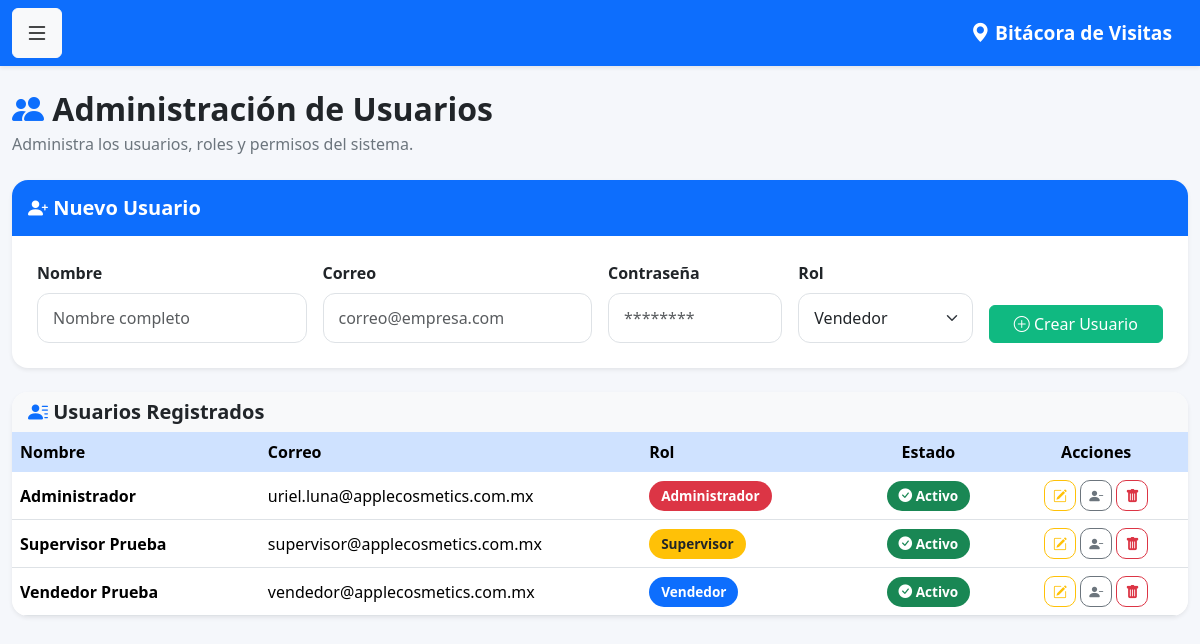
Before: /usuarios (signed in) with the older database file.
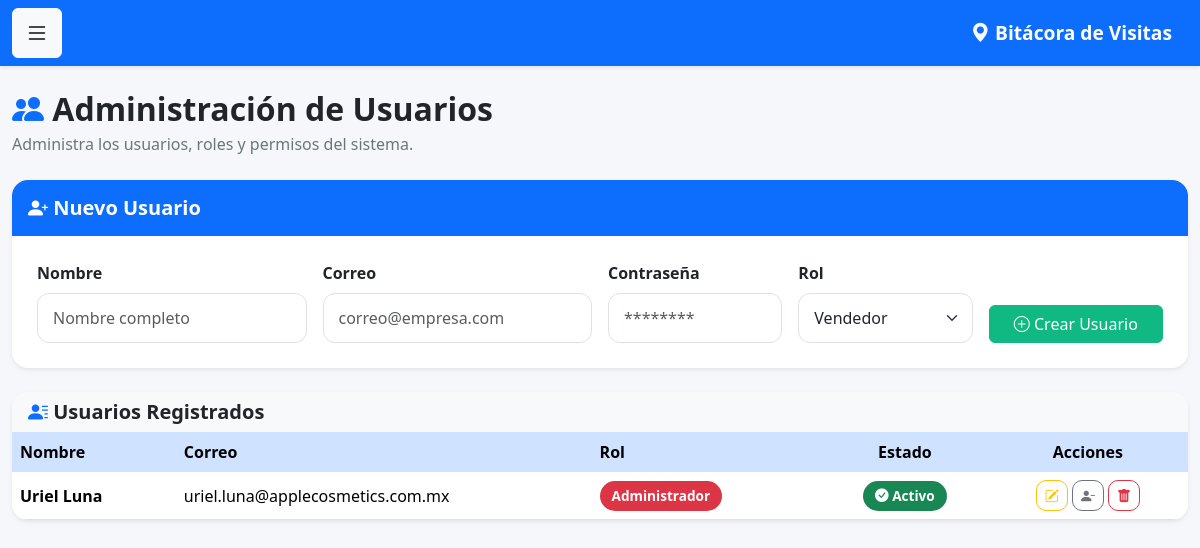
After: the same page with the newer database file.
### models.py (models this page shows)
class Usuario(UserMixin, db.Model):
    __tablename__ = 'usuarios'
    id = db.Column(db.Integer, primary_key=True)
    nombre = db.Column(db.String(100), nullable=False)
    correo = db.Column(db.String(120), unique=True, nullable=False)
    password = db.Column(db.String(500), nullable=False)
    rol = db.Column(db.String(20), default='vendedor')
    activo = db.Column(db.Boolean, default=True)

### app.py (the view, shortened to what this page needs)
@app.route('/usuarios', methods=['GET', 'POST'])
@login_required
def usuarios():
    if current_user.rol != 'admin':
        return "Acceso denegado"
    lista_usuarios = Usuario.query.order_by(
        Usuario.nombre
    ).all()
    return render_template(
        'usuarios.html',
        usuarios=lista_usuarios
    )

### app.py (called while the page is built)
@login_manager.user_loader
def load_user(user_id):
    return Usuario.query.get(int(user_id))

### templates/usuarios.html (shortened to what the changed rows need)
{% extends 'base.html' %}
{% block contenido %}
<div class="d-flex justify-content-between align-items-center mb-4">
    <div>
        <h2 class="fw-bold mb-1">
            <i class="bi bi-people-fill text-primary"></i>
            Administración de Usuarios
        </h2>
    </div>
</div>
<div class="card shadow-sm border-0 rounded-4">
    <div class="table-responsive">
        <table class="table table-hover align-middle mb-0">
            <thead class="table-primary">
                <tr>
                    <th>Nombre</th>
                    <th>Correo</th>
                    <th>Rol</th>
                    <th class="text-center">Estado</th>
                    <th class="text-center">Acciones</th>
                </tr>
            </thead>
            <tbody>
                {% for usuario in usuarios %}
                <tr>
                    <td>
                        <strong>{{ usuario.nombre }}</strong>
                    </td>
                    <td>
                        {{ usuario.correo }}
                    </td>
                    <td>
                        {% if usuario.rol == "admin" %}
                        <span class="badge bg-danger">
                            Administrador
                        </span>
                        {% elif usuario.rol == "supervisor" %}
                        <span class="badge bg-warning text-dark">
                            Supervisor
                        </span>
                        {% else %}
                        <span class="badge bg-primary">
                            Vendedor
                        </span>
                        {% endif %}
                    </td>
                    <td class="text-center">
                        {% if usuario.activo %}
                        <span class="badge bg-success">
                            <i class="bi bi-check-circle-fill"></i>
                            Activo
                        </span>
                        {% else %}
                        <span class="badge bg-secondary">
                            <i class="bi bi-x-circle-fill"></i>
                            Inactivo
                        </span>
                        {% endif %}
                    </td>
                    <td class="text-center">
                        <a href="{{ url_for('editar_usuario', id=usuario.id) }}"
                           class="btn btn-outline-warning btn-sm">
                            <i class="bi bi-pencil-square"></i>
                        </a>
                        {% if usuario.activo %}
                        <a href="{{ url_for('desactivar_usuario', id=usuario.id) }}"
                           class="btn btn-outline-secondary btn-sm"
                           onclick="return confirm('¿Desea desactivar este usuario?');">
                            <i class="bi bi-person-dash-fill"></i>
                        </a>
                        {% else %}
                        <a href="{{ url_for('reactivar_usuario', id=usuario.id) }}"
                           class="btn btn-outline-success btn-sm"
                           onclick="return confirm('¿Desea reactivar este usuario?');">
                            <i class="bi bi-person-check-fill"></i>
                        </a>
                        {% endif %}
                        <a href="{{ url_for('eliminar_usuario', id=usuario.id) }}"
                           class="btn btn-outline-danger btn-sm"
                           onclick="return confirm('¿Eliminar definitivamente este usuario?');">
                            <i class="bi bi-trash-fill"></i>
                        </a>
                    </td>
                </tr>
                {% endfor %}
            </tbody>
        </table>
    </div>
</div>
{% endblock %}

Changed rows visible on the page:
removed Usuario: nombre "Supervisor Prueba", correo "supervisor@applecosmetics.com.mx", rol "Supervisor", activo True (drawn)
removed Usuario: nombre "Vendedor Prueba", correo "vendedor@applecosmetics.com.mx", rol "Vendedor", activo True (drawn)
changed Usuario "uriel.luna@applecosmetics.com.mx": nombre "Administrador" → "Uriel Luna"
